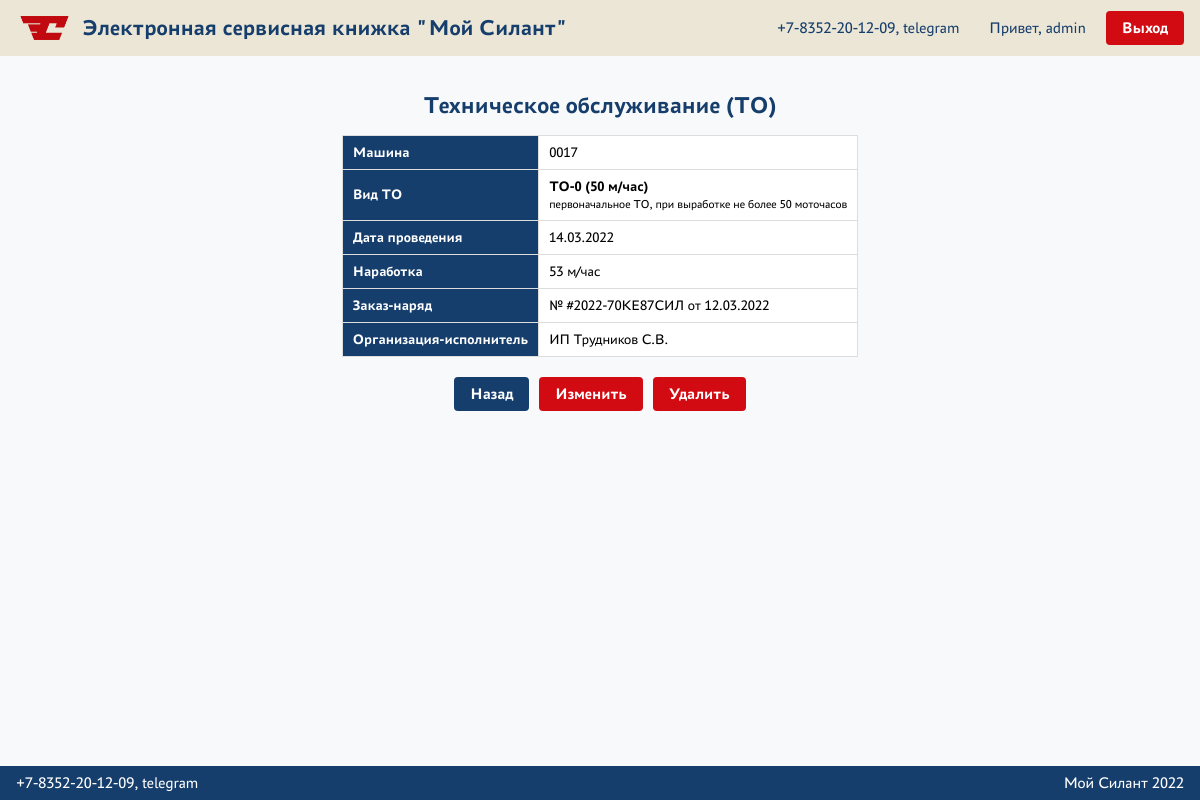
Screenshot of /maintenance/1/ (signed in) with the database file from the repository.
### apps/users/models.py (models this page shows, shortened)
class CustomUser(AbstractUser):
    CLIENT = 'client'
    SERVICE = 'service'
    MANAGER = 'manager'
    ROLE_CHOICES = (
        (CLIENT, 'Клиент'),
        (SERVICE, 'Сервисная организация'),
        (MANAGER, 'Менеджер'),
    )
    role = models.CharField(
        max_length=15,
        choices=ROLE_CHOICES,
        default=CLIENT,
        verbose_name='Роль'
    )
    name = models.CharField(max_length=255, blank=True, verbose_name='Имя / Название организации')

### apps/service/models.py (models this page shows, shortened)
class Maintenance(models.Model):
    machine = models.ForeignKey(Machine, on_delete=models.CASCADE, related_name='maintenances', verbose_name='Машина')
    service_type = models.ForeignKey(ServiceType, on_delete=models.PROTECT, verbose_name='Вид ТО')
    event_date = models.DateField(verbose_name='Дата проведения ТО')
    operating_hours = models.IntegerField(verbose_name='Наработка, м/час')
    order_number = models.CharField(max_length=255, verbose_name='№ заказ-наряда')
    order_date = models.DateField(verbose_name='Дата заказ-наряда')
    service_company = models.ForeignKey(settings.AUTH_USER_MODEL, on_delete=models.PROTECT, verbose_name='Организация, проводившая ТО')
    class Meta:
        verbose_name = 'Техническое обслуживание'
        verbose_name_plural = 'Технические обслуживания'
        ordering = ['event_date']

class Machine(models.Model):
    serial_number = models.CharField(max_length=255, unique=True, verbose_name='Зав. № машины')
    technique_model = models.ForeignKey(TechniqueModel, on_delete=models.PROTECT, verbose_name='Модель техники')
    engine_model = models.ForeignKey(EngineModel, on_delete=models.PROTECT, verbose_name='Модель двигателя')
    engine_serial = models.CharField(max_length=255, verbose_name='Зав. № двигателя')
    transmission_model = models.ForeignKey(TransmissionModel, on_delete=models.PROTECT, verbose_name='Модель трансмиссии')
    transmission_serial = models.CharField(max_length=255, verbose_name='Зав. № трансмиссии')
    drive_axle_model = models.ForeignKey(DriveAxleModel, on_delete=models.PROTECT, verbose_name='Модель ведущего моста')
    drive_axle_serial = models.CharField(max_length=255, verbose_name='Зав. № ведущего моста')
    steering_axle_model = models.ForeignKey(SteeringAxleModel, on_delete=models.PROTECT, verbose_name='Модель управляемого моста')
    steering_axle_serial = models.CharField(max_length=255, verbose_name='Зав. № управляемого моста')
    supply_contract = models.CharField(max_length=255, blank=True, verbose_name='Договор поставки №, дата')
    date_shipment = models.DateField(verbose_name='Дата отгрузки с завода')
    consignee = models.CharField(max_length=255, verbose_name='Грузополучатель (конечный потребитель)')
    delivery_address = models.CharField(max_length=255, verbose_name='Адрес поставки (эксплуатации)')
    equipment = models.TextField(blank=True, verbose_name='Комплектация (доп. опции)')
    client = models.ForeignKey(settings.AUTH_USER_MODEL, on_delete=models.PROTECT, related_name='machines_client', verbose_name='Клиент')
    service_company = models.ForeignKey(settings.AUTH_USER_MODEL, on_delete=models.PROTECT, related_name='machines_service', verbose_name='Сервисная компания')
    class Meta:
        verbose_name = 'Машина'
        verbose_name_plural = 'Машины'
        ordering = ['date_shipment']

class BaseCatalog(models.Model):
    name = models.CharField(max_length=255, verbose_name='Название')
    description = models.TextField(blank=True, verbose_name='Описание')
    class Meta:
        abstract = True

class ServiceType(BaseCatalog):
    class Meta:
        verbose_name = 'Вид ТО'
        verbose_name_plural = 'Справочник: Виды ТО'

### apps/service/views.py (the view)
# urls.py: path('maintenance/<int:pk>/', MaintenanceDetailView.as_view(), name='maintenance_detail'),
class MaintenanceDetailView(RoleBasedAccessMixin, DetailView):
    model = Maintenance
    template_name = 'service/details/maintenance_detail.html'
    context_object_name = 'maintenance'

### apps/service/mixins.py (called while the page is built, shortened)
    def get_queryset(self):
        queryset = super().get_queryset()
        user = self.request.user
        if not user.is_authenticated:
            return queryset.none()
        if user.is_superuser or getattr(user, 'is_manager', False):
            return queryset

### templates/service/details/maintenance_detail.html (shortened to what this page needs)
{% extends 'base.html' %}
{% block content %}
<div style="max-width: 800px; margin: 0 auto; padding: 0 15px;">
    <h2>Техническое обслуживание (ТО)</h2>
    <table class="detail-table" style="width: 100%; min-width: auto;">
        <tbody>
            <tr>
                <th>Машина</th>
                <td>{{ maintenance.machine.serial_number }}</td>
            </tr>
            <tr>
                <th>Вид ТО</th>
                <td>
                    <strong>{{ maintenance.service_type.name }}</strong><br>
                    <small>{{ maintenance.service_type.description }}</small>
                </td>
            </tr>
            <tr>
                <th>Дата проведения</th>
                <td>{{ maintenance.event_date|date:"d.m.Y" }}</td>
            </tr>
            <tr>
                <th>Наработка</th>
                <td>{{ maintenance.operating_hours }} м/час</td>
            </tr>
            <tr>
                <th>Заказ-наряд</th>
                <td>№ {{ maintenance.order_number }} от {{ maintenance.order_date|date:"d.m.Y" }}</td>
            </tr>
            <tr>
                <th>Организация-исполнитель</th>
                <td>{{ maintenance.service_company.name }}</td>
            </tr>
        </tbody>
    </table>
    <div
        style="text-align: center; margin-top: 20px; display: flex; justify-content: center; flex-wrap: wrap; gap: 10px;">
        <a href="{% url 'index' %}?tab=maintenance" class="auth-btn auth-btn-back" style="text-decoration: none;">Назад</a>
        <a href="{% url 'maintenance_update' maintenance.pk %}" class="auth-btn"
            style="text-decoration: none;">Изменить</a>
        <a href="{% url 'maintenance_delete' maintenance.pk %}" class="auth-btn"
            style="text-decoration: none;">Удалить</a>
    </div>
</div>
{% endblock %}

### templates/base.html (shortened to what this page needs)
{% load static %}
<!DOCTYPE html>
<html lang="ru">
<head>
    <link rel="stylesheet" href="{% static 'css/style.css' %}">
</head>
<body>
    <header>
        <a href="/" class="logo">
            <img src="{% static 'img/Logo_red.jpg' %}" alt="Логотип Силант" class="logo-img">
            <span class="logo-text">Электронная сервисная книжка "Мой Силант"</span>
        </a>
        <div class="header-info">
            <span>+7-8352-20-12-09, telegram</span>
            {% if user.is_authenticated %}
            <span style="margin-left: 20px;">Привет, {{ user.username }}</span>
            <a href="{% url 'account_logout' %}" class="auth-btn" style="margin-left: 10px;">Выход</a>
            {% else %}
            <a href="{% url 'account_login' %}" class="auth-btn" style="margin-left: 20px;">Авторизация</a>
            {% endif %}
        </div>
    </header>
    <main>
        {% block content %}
        {% endblock %}
    </main>
    <footer>
        <div>+7-8352-20-12-09, telegram</div>
        <div>Мой Силант 2022</div>
    </footer>
</body>
</html>

### static/css/style.css (style rules this page uses)
:root { --color-blue: #163E6C; --color-red: #D20A11; --color-beige: #EBE6D6; --font-main: 'PT Astra Sans', sans-serif; }
body { font-family: var(--font-main); margin: 0; padding: 0; display: flex; flex-direction: column; min-height: 100vh; background-color: #f8f9fa; }
header { background-color: var(--color-beige); color: var(--color-blue); padding: 0.5rem 1rem; display: flex; justify-content: space-between; align-items: center; flex-wrap: wrap; gap: 10px; }
.logo { display: flex; align-items: center; gap: 10px; text-decoration: none; }
.logo-img { height: 2.5rem; width: auto; object-fit: contain; mix-blend-mode: multiply; transition: transform 0.3s ease; }
.logo-text { font-weight: bold; font-weight: bold; font-size: 1.4rem; color: var(--color-blue); }
.header-info { display: flex; align-items: center; color: var(--color-blue); flex-wrap: wrap; gap: 10px; }
.auth-btn { background-color: var(--color-red); color: white; padding: 0.5rem 1rem; text-decoration: none; border-radius: 4px; font-weight: bold; transition: background-color 0.3s ease; white-space: nowrap; font-size: 1rem; }
main { flex: 1; padding: 1rem; max-width: 1440px; width: 100%; margin: 0 auto; box-sizing: border-box; display: flex; flex-direction: column; align-items: center; }
main h2, main h3 { text-align: center; color: var(--color-blue); width: 100%; margin-bottom: 1rem; }
table { width: 100%; border-collapse: collapse; margin: 0 auto; background: white; }
th, td { border: 1px solid #ddd; padding: 8px 10px; text-align: left; white-space: normal; font-size: 0.9rem; vertical-align: middle; }
th { background-color: var(--color-blue); color: white; font-weight: bold; position: sticky; top: 0; z-index: 10; }
tbody tr { transition: background-color 0.2s; }
footer { background-color: var(--color-blue); color: white; padding: 0.5rem 1rem; margin-top: auto; display: flex; justify-content: space-between; align-items: center; flex-wrap: wrap; gap: 15px; }
.auth-btn-back { background-color: var(--color-blue) !important; }

### templates/service/details/maintenance_detail.html (style rules this page uses)
.detail-table th { width: auto; white-space: nowrap !important; }

### rows the page displays
CustomUser: username "admin"
Maintenance: machine.serial_number "0017", service_type.name "ТО-0 (50 м/час)", service_type.description "первоначальное ТО, при выработке не более 50 моточасов", event_date "14.03.2022", operating_hours "53", order_number "#2022-70КЕ87СИЛ", order_date "12.03.2022", service_company.name "ИП Трудников С.В."
